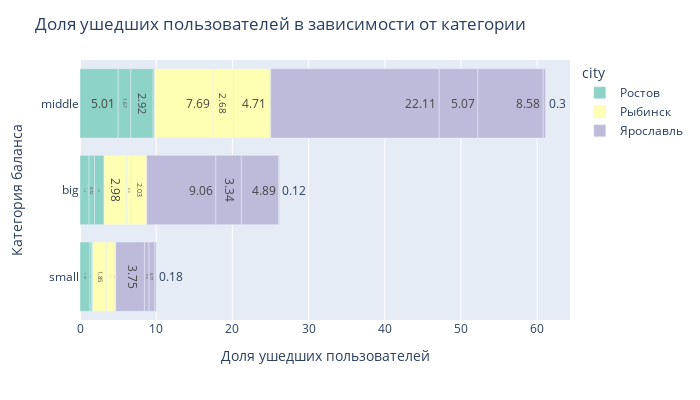

Notebook code cell kept with this figure:
### Code cell
#построим столбчатую диаграмму на основании сводной таблицы для категорий баланса и города
fig = px.bar(data_cat_agg, 
             x='churn_churn_part', 
             y='balance_cat',
             text='churn_churn_part',
             color='city',
             color_discrete_sequence=px.colors.qualitative.Set3)

fig.update_layout(title='Доля ушедших пользователей в зависимости от категории',
                   xaxis_title='Доля ушедших пользователей',
                   yaxis_title='Категория баланса',
                   yaxis={'categoryorder':'total ascending'},
                   width=700, # указываем размеры графика
                   height=400)
#fig.show()

### Figure 1 — Plotly figure (JSON) as saved in the notebook; plotly's stock layout.template omitted (floating-point values rounded to 4 significant figures)
{"data": [{"alignmentgroup": "True", "hovertemplate": "city=Ростов<br>churn_churn_part=%{text}<br>balance_cat=%{y}<extra></extra>", "legendgroup": "Ростов", "marker": {"color": "rgb(141,211,199)", "pattern": {"shape": ""}}, "name": "Ростов", "offsetgroup": "Ростов", "orientation": "h", "showlegend": true, "text": [1.19, 0.72, 1.25, null, 5.01, 1.67, 2.92, 0.18, 1.31, 0.24, 0.12, null], "textposition": "auto", "type": "bar", "x": [1.19, 0.72, 1.25, null, 5.01, 1.67, 2.92, 0.18, 1.31, 0.24, 0.12, null], "xaxis": "x", "y": ["big", "big", "big", "big", "middle", "middle", "middle", "middle", "small", "small", "small", "small"], "yaxis": "y"}, {"alignmentgroup": "True", "hovertemplate": "city=Рыбинск<br>churn_churn_part=%{text}<br>balance_cat=%{y}<extra></extra>", "legendgroup": "Рыбинск", "marker": {"color": "rgb(255,255,179)", "pattern": {"shape": ""}}, "name": "Рыбинск", "offsetgroup": "Рыбинск", "orientation": "h", "showlegend": true, "text": [2.98, 0.6, 2.03, null, 7.69, 2.68, 4.71, 0.18, 1.85, 0.95, 0.24, null], "textposition": "auto", "type": "bar", "x": [2.98, 0.6, 2.03, null, 7.69, 2.68, 4.71, 0.18, 1.85, 0.95, 0.24, null], "xaxis": "x", "y": ["big", "big", "big", "big", "middle", "middle", "middle", "middle", "small", "small", "small", "small"], "yaxis": "y"}, {"alignmentgroup": "True", "hovertemplate": "city=Ярославль<br>churn_churn_part=%{text}<br>balance_cat=%{y}<extra></extra>", "legendgroup": "Ярославль", "marker": {"color": "rgb(190,186,218)", "pattern": {"shape": ""}}, "name": "Ярославль", "offsetgroup": "Ярославль", "orientation": "h", "showlegend": true, "text": [9.06, 3.34, 4.89, 0.12, 22.11, 5.07, 8.58, 0.3, 3.75, 0.6, 0.77, 0.18], "textposition": "auto", "type": "bar", "x": [9.06, 3.34, 4.89, 0.12, 22.11, 5.07, 8.58, 0.3, 3.75, 0.6, 0.77, 0.18], "xaxis": "x", "y": ["big", "big", "big", "big", "middle", "middle", "middle", "middle", "small", "small", "small", "small"], "yaxis": "y"}], "layout": {"barmode": "relative", "height": 400, "legend": {"title": {"text": "city"}, "tracegroupgap": 0}, "margin": {"t": 60}, "title": {"text": "Доля ушедших пользователей в зависимости от категории"}, "width": 700, "xaxis": {"anchor": "y", "domain": [0, 1], "title": {"text": "Доля ушедших пользователей"}}, "yaxis": {"anchor": "x", "categoryorder": "total ascending", "domain": [0, 1], "title": {"text": "Категория баланса"}}}}
